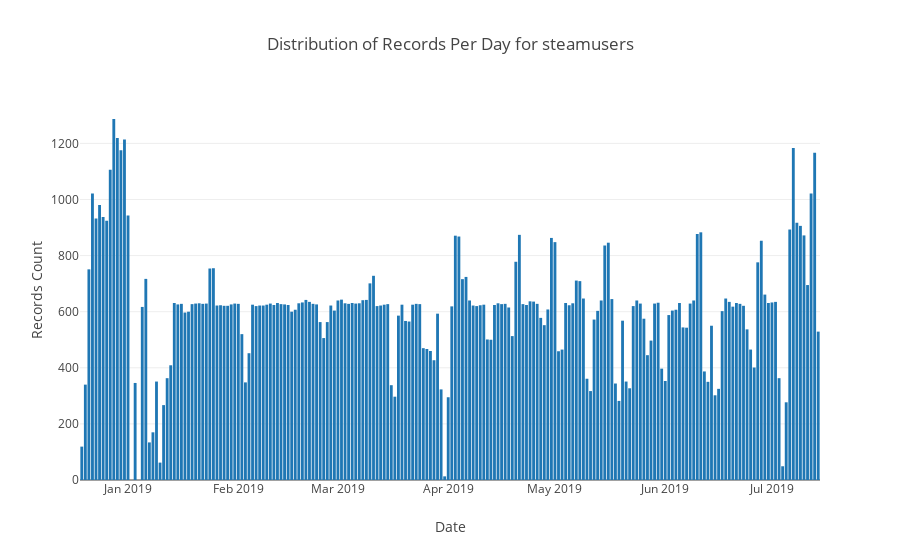

The cell this chart's notebook holds for it:
### Markdown cell above
## These are the number of records we have per day for the `steamusers` Mongo collection.  This is created using the `steamusers.py` script.

### Code cell
# https://plot.ly/python/bar-charts/

data = [Bar(
        x=grouped_df['date'],
        y=grouped_df['count']
    )]

layout = Layout(
        title='Distribution of Records Per Day for steamusers',
        xaxis=dict(
            title='Date'
        ),
        yaxis=dict(
            title='Records Count'
        )
    )

fig = Figure(data=data, layout=layout)

iplot(fig)

### Figure 1 — Plotly figure (JSON) as saved in the notebook; plotly's stock layout.template omitted (floating-point values rounded to 4 significant figures; data arrays with more than 128 entries replaced by an {"elided": "..."} marker saying what was removed)
{"data": [{"type": "bar", "uid": "9b5abeaa-e097-4f34-b025-89ea9086efd0", "x": {"elided": "206 str values"}, "y": {"elided": "206 int values"}}], "layout": {"title": {"text": "Distribution of Records Per Day for steamusers"}, "xaxis": {"title": {"text": "Date"}}, "yaxis": {"title": {"text": "Records Count"}}}}
